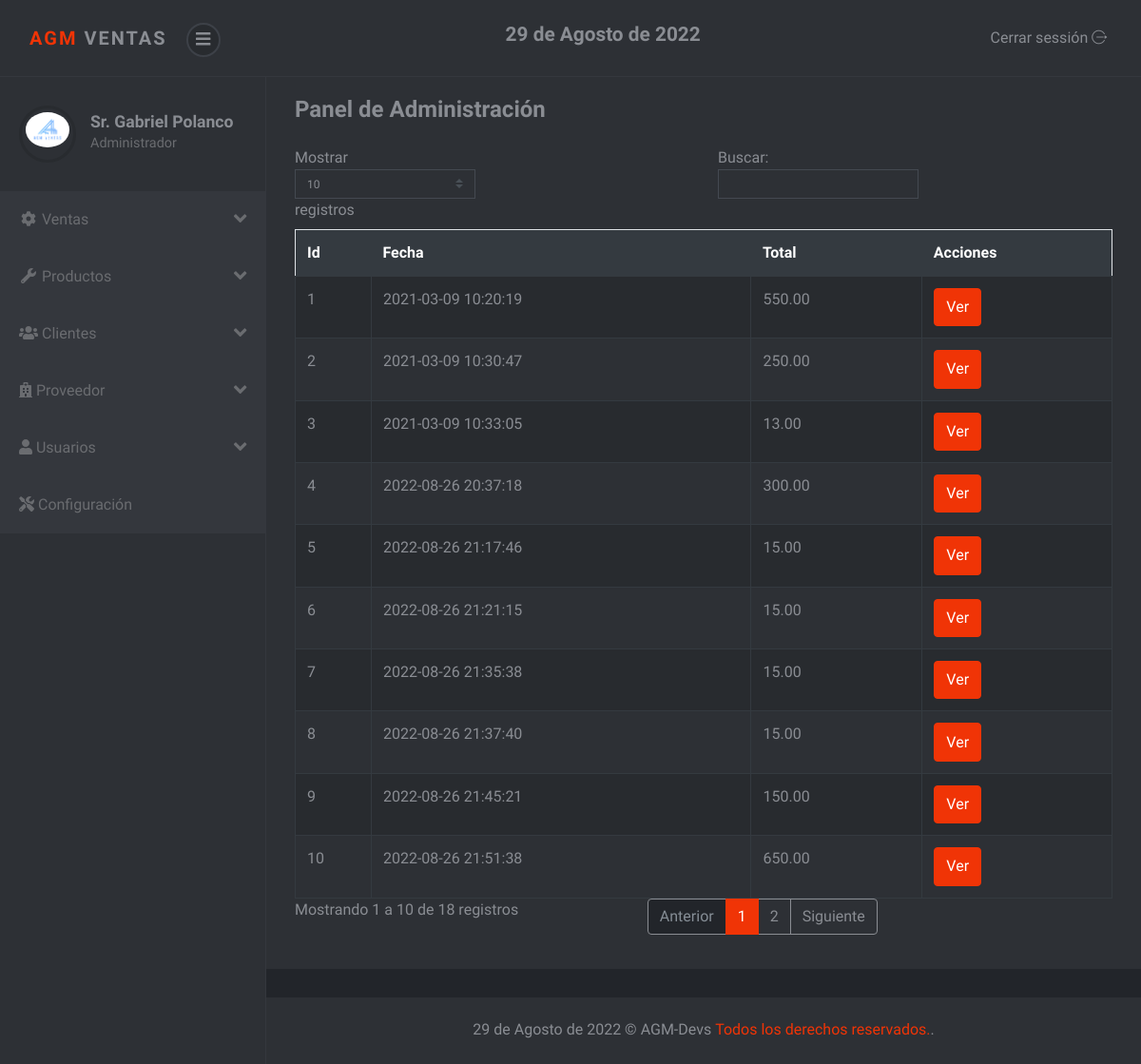
The app's page /sistema/ventas.php (signed in) with its own data.
### tables this page shows
CREATE TABLE `factura` (
  `nofactura` int(11) NOT NULL,
  `fecha` datetime NOT NULL DEFAULT current_timestamp(),
  `usuario` int(11) NOT NULL,
  `codcliente` int(11) NOT NULL,
  `totalfactura` decimal(10,2) NOT NULL,
  `estado` int(11) NOT NULL DEFAULT 1
);

### sistema/ventas.php (the view, shortened to what this page needs)
<?php include_once "includes/header.php"; ?>
<div class="container-fluid">
	<div class="d-sm-flex align-items-center justify-content-between mb-4">
		<h1 class="h3 mb-0 text-gray-800">Panel de Administración</h1>
	</div>
	<div class="row">
		<div class="col-lg-12">
			<div class="table-responsive">
				<table class="table table-striped table-bordered" id="table">
					<thead class="thead-dark">
						<tr>
							<th>Id</th>
							<th>Fecha</th>
							<th>Total</th>
							<th>Acciones</th>
						</tr>
					</thead>
					<tbody>
						<?php
						require "../conexion.php";
						$query = mysqli_query($conexion, "SELECT nofactura, fecha,codcliente, totalfactura, estado FROM factura ORDER BY nofactura DESC");
						$cli = mysqli_num_rows($query);
						if ($cli > 0) {
							while ($dato = mysqli_fetch_array($query)) {
						?>
								<tr>
									<td><?php echo $dato['nofactura']; ?></td>
									<td><?php echo $dato['fecha']; ?></td>
									<td><?php echo $dato['totalfactura']; ?></td>
									<td>
										<button type="button" class="btn btn-primary view_factura" cl="<?php echo $dato['codcliente'];  ?>" f="<?php echo $dato['nofactura']; ?>">Ver</button>
									</td>
								</tr>
						<?php }
						} ?>
					</tbody>
				</table>
			</div>
		</div>
	</div>
</div>
<?php include_once "includes/footer.php"; ?>

### sistema/css/style.violet.css (style rules this page uses)
body { position: relative; }
button { cursor: pointer; }
button, input[type='submit'] { cursor: pointer; font-family: inherit; font-weight: 300 !important; }
.table { margin-bottom: 0; color: #8a8d93; }
.table td, .table th { border-color: #343a40; }
.table thead th { border: none; }
.table-striped tbody tr { -webkit-transition: all 0.3s; transition: all 0.3s; }
.table-striped tbody tr:nth-of-type(odd) { background-color: #282b2f; }
.table-bordered td, .table-bordered th { border-color: #343a40; }
.btn { font-weight: 400; border: 1px solid transparent; padding: 0.45rem 0.75rem; font-size: 1rem; line-height: 1.5; border-radius: 0.25rem; -webkit-transition: color 0.15s ease-in-out, background-color 0.15s ease-in-out, border-color 0.15s ease-in-out, -webkit-box-shadow 0.15s ease-in-out; transition: color 0.15s ease-in-out, background-color 0.15s ease-in-out, border-color 0.15s ease-in-out, -webkit-box-shadow 0.15s ease-in-out; transition: color 0.15s ease-in-out, background-color 0.15s ease-in-out, border-color 0.15s ease-in-out, box-shadow 0.15s ease-in-out; transition: color 0.15s ease-in-out, background-color 0.15s ease-in-out, border-color 0.15s ease-in-out, box-shadow 0.15s ease-in-out, -webkit-box-shadow 0.15s ease-in-out; }
.btn-primary { color: color-yiq(#f03406); background-color: #f03406; border-color: #f03406; }
body { font-family: "Muli", sans-serif; font-size: 1rem; font-weight: 400; line-height: 1.5; color: #8a8d93; background-color: #fff; }
h1, h2, h3, h4, h5, h6, .h1, .h2, .h3, .h4, .h5, .h6 { margin-bottom: 0.5rem; font-family: inherit; font-weight: 700; line-height: 1.2; color: inherit; }
h1, .h1 { font-size: 2.5rem; }
h3, .h3 { font-size: 1.5rem; }

### records on screen
factura: nofactura "10", fecha "2022-08-26 21:51:38", totalfactura "650.00"
factura: nofactura "9", fecha "2022-08-26 21:45:21", totalfactura "150.00"
factura: nofactura "8", fecha "2022-08-26 21:37:40", totalfactura "15.00"
factura: nofactura "7", fecha "2022-08-26 21:35:38", totalfactura "15.00"
factura: nofactura "6", fecha "2022-08-26 21:21:15", totalfactura "15.00"
factura: nofactura "5", fecha "2022-08-26 21:17:46", totalfactura "15.00"
factura: nofactura "4", fecha "2022-08-26 20:37:18", totalfactura "300.00"
factura: nofactura "3", fecha "2021-03-09 10:33:05", totalfactura "13.00"
factura: nofactura "2", fecha "2021-03-09 10:30:47", totalfactura "250.00"
factura: nofactura "1", fecha "2021-03-09 10:20:19", totalfactura "550.00"

### other values on screen
fechaPeru() "29 de Agosto de 2022"
$_SESSION['nombre'] "Sr. Gabriel Polanco"
